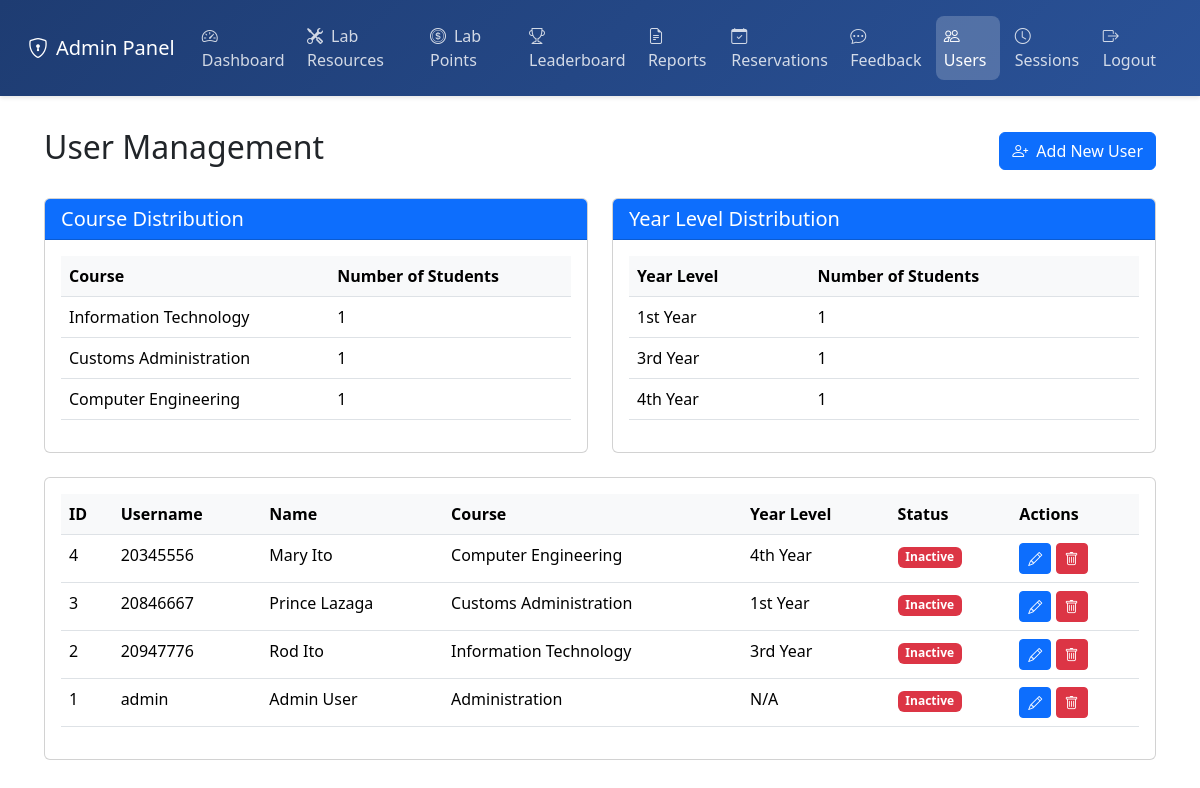
The app's page /admin/users (signed in), older data.
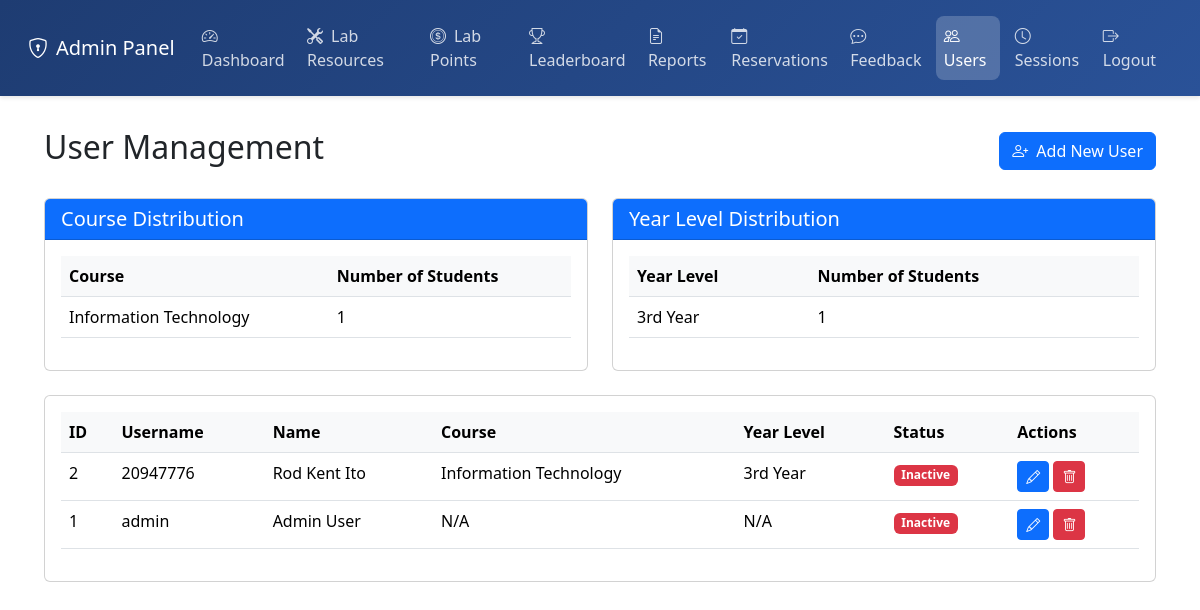
The same page, newer data.
### tables this page shows
CREATE TABLE users (
                id INTEGER PRIMARY KEY AUTOINCREMENT,
                username TEXT UNIQUE NOT NULL,
                password TEXT NOT NULL,
                firstname TEXT NOT NULL,
                midname TEXT,
                lastname TEXT NOT NULL,
                email TEXT UNIQUE NOT NULL,
                course TEXT NOT NULL,
                yearlevel TEXT NOT NULL,
                is_admin INTEGER DEFAULT 0,
                profile_pic TEXT,
                remaining_sessions INTEGER DEFAULT 0,
                points INTEGER DEFAULT 0
            );

### app.py (the view)
    def decorated_function(*args, **kwargs):
        print("==== ADMIN REQUIRED DECORATOR ====")
        print("Current session:", session)
        print("'admin' in session:", 'admin' in session)
        if 'admin' in session:
            print("session['admin'] value:", session['admin'])
        if 'user' in session:
            print("User in session:", session['user'])
            if 'is_admin' in session['user']:
                print("user['is_admin'] value:", session['user']['is_admin'])
        if "admin" not in session or not session["admin"]:
            print("Admin authentication failed, redirecting to login")
            flash("Please login as admin first.", "error")
            return redirect(url_for("login_page"))
        print("Admin authentication successful")
        return f(*args, **kwargs)

### templates/admin_users.html (shortened to what this page needs)
<!DOCTYPE html>
<html lang="en">
<head>
    <link href="https://cdn.jsdelivr.net/npm/bootstrap@5.3.2/dist/css/bootstrap.min.css" rel="stylesheet">
    <link rel="stylesheet" href="https://cdn.jsdelivr.net/npm/bootstrap-icons@1.11.1/font/bootstrap-icons.css">
</head>
<body>
    <nav class="navbar navbar-expand-lg">
        <div class="container-fluid">
            <a class="navbar-brand" href="#">
                <i class="bi bi-shield-lock me-2"></i>Admin Panel
            </a>
            <div class="collapse navbar-collapse" id="navbarNav">
                <ul class="navbar-nav me-auto">
                    <li class="nav-item">
                        <a class="nav-link" href="{{ url_for('admin_dashboard') }}">
                            <i class="bi bi-speedometer2"></i>Dashboard
                        </a>
                    </li>
                    <li class="nav-item">
                        <a class="nav-link" href="{{ url_for('admin_lab_resources') }}">
                            <i class="bi bi-tools"></i>Lab Resources
                        </a>
                    </li>
                    <li class="nav-item">
                        <a class="nav-link" href="{{ url_for('admin_lab_points') }}">
                            <i class="bi bi-coin"></i>Lab Points
                        </a>
                    </li>
                    <li class="nav-item">
                        <a class="nav-link" href="{{ url_for('admin_leaderboard') }}">
                            <i class="bi bi-trophy"></i>Leaderboard
                        </a>
                    </li>
                    <li class="nav-item">
                        <a class="nav-link" href="{{ url_for('admin_reports') }}">
                            <i class="bi bi-file-earmark-text"></i>Reports
                        </a>
                    </li>
                    <li class="nav-item">
                        <a class="nav-link" href="{{ url_for('admin_reservations') }}">
                            <i class="bi bi-calendar-check"></i>Reservations
                        </a>
                    </li>
                    <li class="nav-item">
                        <a class="nav-link" href="{{ url_for('admin_feedback') }}">
                            <i class="bi bi-chat-dots"></i>Feedback
                        </a>
                    </li>
                    <li class="nav-item">
                        <a class="nav-link active" href="{{ url_for('admin_users') }}">
                            <i class="bi bi-people"></i>Users
                        </a>
                    </li>
                    <li class="nav-item">
                        <a class="nav-link" href="{{ url_for('admin_sessions') }}">
                            <i class="bi bi-clock"></i>Sessions
                        </a>
                    </li>
                </ul>
                <ul class="navbar-nav">
                    <li class="nav-item">
                        <a class="nav-link text-danger" href="{{ url_for('admin_logout') }}">
                            <i class="bi bi-box-arrow-right"></i>Logout
                        </a>
                    </li>
                </ul>
            </div>
        </div>
    </nav>
    <div class="main-content">
        <div class="container-fluid">
            <div class="d-flex justify-content-between align-items-center mb-4">
                <h2>User Management</h2>
                <button class="btn btn-primary" data-bs-toggle="modal" data-bs-target="#addUserModal">
                    <i class="bi bi-person-plus me-2"></i>Add New User
                </button>
            </div>
            <div class="row mb-4">
                <div class="col-md-6">
                    <div class="card stats-card">
                        <div class="card-header bg-primary text-white">
                            <h5 class="mb-0">Course Distribution</h5>
                        </div>
                        <div class="card-body">
                            <div class="table-responsive">
                                <table class="table">
                                    <thead>
                                        <tr>
                                            <th>Course</th>
                                            <th>Number of Students</th>
                                        </tr>
                                    </thead>
                                    <tbody>
                                        {% for stat in course_stats %}
                                        <tr>
                                            <td>{{ stat.course }}</td>
                                            <td>{{ stat.count }}</td>
                                        </tr>
                                        {% endfor %}
                                    </tbody>
                                </table>
                            </div>
                        </div>
                    </div>
                </div>
                <div class="col-md-6">
                    <div class="card stats-card">
                        <div class="card-header bg-primary text-white">
                            <h5 class="mb-0">Year Level Distribution</h5>
                        </div>
                        <div class="card-body">
                            <div class="table-responsive">
                                <table class="table">
                                    <thead>
                                        <tr>
                                            <th>Year Level</th>
                                            <th>Number of Students</th>
                                        </tr>
                                    </thead>
                                    <tbody>
                                        {% for stat in year_level_stats %}
                                        <tr>
                                            <td>{{ stat.yearlevel }}</td>
                                            <td>{{ stat.count }}</td>
                                        </tr>
                                        {% endfor %}
                                    </tbody>
                                </table>
                            </div>
                        </div>
                    </div>
                </div>
            </div>
            <div class="card">
                <div class="card-body">
                    <div class="table-responsive">
                        <table class="table table-hover" id="usersTable">
                            <thead>
                                <tr>
                                    <th>ID</th>
                                    <th>Username</th>
                                    <th>Name</th>
                                    <th>Course</th>
                                    <th>Year Level</th>
                                    <th>Status</th>
                                    <th>Actions</th>
                                </tr>
                            </thead>
                            <tbody>
                                {% for user in users %}
                                <tr>
                                    <td>{{ user.id }}</td>
                                    <td>{{ user.username }}</td>
                                    <td>{{ user.firstname }} {{ user.lastname }}</td>
                                    <td>{{ user.course }}</td>
                                    <td>{{ user.yearlevel }}</td>
                                    <td>
                                        <span class="badge {% if user.is_active %}bg-success{% else %}bg-danger{% endif %}">
                                            {{ 'Active' if user.is_active else 'Inactive' }}
                                        </span>
                                    </td>
                                    <td>
                                        <button class="btn btn-sm btn-primary" onclick="editUser('{{ user.id }}')">
                                            <i class="bi bi-pencil"></i>
                                        </button>
                                        <button class="btn btn-sm btn-danger" onclick="deleteUser('{{ user.id }}')">
                                            <i class="bi bi-trash"></i>
                                        </button>
                                    </td>
                                </tr>
                                {% endfor %}
                            </tbody>
                        </table>
                    </div>
                </div>
            </div>
        </div>
    </div>
</body>
</html>

### templates/admin_users.html (style rules this page uses)
.navbar { background: linear-gradient(135deg, #1e3c72 0%, #2a5298 100%); padding: 1rem; box-shadow: 0 2px 4px rgba(0,0,0,0.1); }
.navbar-brand { color: white !important; font-weight: 500; }
.nav-link { color: rgba(255, 255, 255, 0.8) !important; padding: 0.5rem 1rem; margin: 0 0.2rem; border-radius: 8px; transition: all 0.3s; }
.nav-link.active { background: rgba(255, 255, 255, 0.2); color: white !important; }
.nav-link i { margin-right: 8px; }
.main-content { padding: 2rem; }
.btn-danger { background-color: #dc3545; border-color: #dc3545; }
.table th { background-color: #f8f9fa; }
.stats-card { height: 100%; }

Row changes from the older to the newer data that the page shows:
removed users: id "4", username "20345556", firstname "Mary", lastname "Ito", course "Computer Engineering", yearlevel "4th Year", is_active "Inactive"
removed users: id "3", username "20846667", firstname "Prince", lastname "Lazaga", course "Customs Administration", yearlevel "1st Year", is_active "Inactive"
changed users "Ito": firstname "Rod" → "Rod Kent"
changed users "admin": course "Administration" → "N/A"
Text that changed along with them:
list line gone: "Customs Administration 1"
list line gone: "Computer Engineering 1"
list line gone: "1st Year 1"
list line gone: "4th Year 1"
